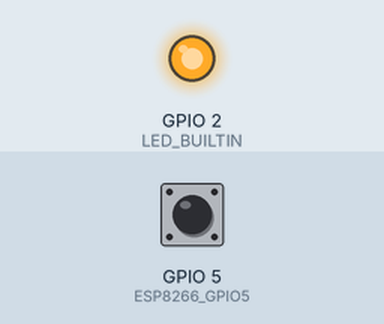
Simulated run of this sketch. Board: ESP8266 (NodeMCU). Shown: output pins drawn as LEDs (lit = HIGH, except the on-board LED, lit = LOW). The test bench sets the inputs (shaded band); at power-on: GPIO 5 (ESP8266_GPIO5) HIGH. WiFi joins after 1.5 s; servers stay silent unless stated; network time is answered at once with the bench clock; uploads are accepted with an empty reply; the local clock reads 2024-03-15 10:24:30 at power-on unless the sketch sets it; EEPROM starts erased; what the sketch prints to the serial monitor is not drawn.

Above: at 3.3 s.
Timing chart, 0 to 8.3 s (numbered marks = the images above):
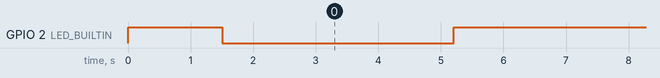

Measured:
- by itself, GPIO 2 (LED_BUILTIN): repeats every 5.2 s: HIGH 5.0 s, LOW 0.20 s

The sketch:

Relay_server.ino
```cpp
#include "_config.h"
#include "calibration.h"

#include "SSD1306Wire.h"
#include <ESP8266WiFi.h>
#include <ESP8266HTTPClient.h>
#include <WiFiClient.h>
#include <ESP8266WebServer.h>
#include <ESP8266mDNS.h>
#include <ESP8266HTTPUpdateServer.h>
#include <NTPClient.h>
#include <WiFiUdp.h>
#include <Wire.h>
#include <EEPROM.h>
#include <string>
#define ESP8266_GPIO4    4 // Relay control.
#define ESP8266_GPIO5    5 // Optocoupler input.

WiFiClient wifiClient;
WiFiUDP ntpUDP;
NTPClient timeClient(ntpUDP, "pool.ntp.org", utcOffsetInSeconds);

ESP8266WebServer httpServer(80);
ESP8266HTTPUpdateServer httpUpdater;

int counter = 0;
int addr = 0;
volatile int inputState = 0;    // Input pin state.
volatile int relayState = 0;    // Relay state
volatile int relayDelayTime = relayDelayInterval;    // Relay state

String wifiMacString;
String wifiIPString;
String timeString = "00:00:00";


void handleRoot() {
  char page[800];
  int sec = millis() / 1000;
  int min = sec / 60;
  int hr = min / 60;
  snprintf(page, 800,
           "<html>\
              <head>\
                <meta http-equiv='refresh' content='5'/>\
                <title>Environment Hub</title>\
                <style>\
                  body { background-color: #cccccc; font-family: Arial, Helvetica, Sans-Serif; Color: #000088; }\
                </style>\
              </head>\
              <body>\
                <p>Time: %s</p>\
                <p>Uptime: %02d:%02d:%02d</p>\
                <p>Input State: %d</p>\
                <p>Relay Delay Time: %d seconds</p>\
              </body>\
            </html>", timeString, hr, min % 60, sec % 60, inputState, relayDelayTime /1000
          );
  httpServer.send(200, "text/html", page);
}
const String postForms = "<html>\
  <head>\
    <title>ESP8266 Web Server POST handling</title>\
    <style>\
      body { background-color: #cccccc; font-family: Arial, Helvetica, Sans-Serif; Color: #000088; }\
    </style>\
  </head>\
  <body>\
    <h1>Refresh Frequency</h1><br>\
    <form method=\"post\" enctype=\"application/x-www-form-urlencoded\" action=\"/postform/\">\
      <input type=\"text\" name=\"frequency\" value=\""+ String(relayDelayTime / 1000) + "\"><br>\
      <input type=\"submit\" value=\"Submit\">\
    </form>\
  </body>\
</html>";
void handleShowForm() {
  digitalWrite(LED_BUILTIN, 1);
  httpServer.send(200, "text/html", postForms);
  digitalWrite(LED_BUILTIN, 0);
}
void handleForm() {
  if (httpServer.method() != HTTP_POST) {
    digitalWrite(LED_BUILTIN, 1);
    httpServer.send(405, "text/plain", "Method Not Allowed");
    digitalWrite(LED_BUILTIN, 0);
  } else {
    digitalWrite(LED_BUILTIN, 1);
    String message = "POST form was:\n";
    for (uint8_t i = 0; i < httpServer.args(); i++) {
      message += " " + httpServer.argName(i) + ": " + httpServer.arg(i) + "\n";
      if(httpServer.argName(i) == "frequency") {
        relayDelayTime = httpServer.arg(i).toInt() * 1000;
         Serial.println(relayDelayTime);
      }
    }
    httpServer.send(200, "text/plain", message);
    digitalWrite(LED_BUILTIN, 0);
  }
}

void handleNotFound() {
  digitalWrite(LED_BUILTIN, 1);
  String message = "File Not Found\n\n";
  message += "URI: ";
  message += httpServer.uri();
  message += "\nMethod: ";
  message += (httpServer.method() == HTTP_GET) ? "GET" : "POST";
  message += "\nArguments: ";
  message += httpServer.args();
  message += "\n";
  for (uint8_t i = 0; i < httpServer.args(); i++) {
    message += " " + httpServer.argName(i) + ": " + httpServer.arg(i) + "\n";
  }
  httpServer.send(404, "text/plain", message);
  digitalWrite(LED_BUILTIN, 0);
}

void setup()
{
    Serial.begin(115200);
      int a;
 int eeAddress = 0;
  EEPROM.begin(512);
  EEPROM.get(eeAddress, a);

  Serial.println(a);
    timeClient.begin();

    pinMode(LED_BUILTIN, OUTPUT);
    pinMode( ESP8266_GPIO5, INPUT_PULLUP ); // Input pin.
    WiFi.mode(WIFI_AP_STA);
    WiFi.begin(ssid, password);

    Serial.println("Connecting");
    while (WiFi.status() != WL_CONNECTED)
    {
        digitalWrite(LED_BUILTIN, HIGH);
        delay(500);
        digitalWrite(LED_BUILTIN, LOW);
        Serial.print(".");

    }
    Serial.println("");
    Serial.print("Connected to WiFi network with IP Address: ");
    Serial.println(WiFi.localIP());
    MDNS.begin(host);

  httpServer.on("/", handleRoot);
  httpServer.on("/postform/", handleForm);
  httpServer.on("/form/", handleShowForm);

  httpServer.onNotFound(handleNotFound);

  httpUpdater.setup(&httpServer, update_path, update_username, update_password);
  httpServer.begin();

  MDNS.addService("http", "tcp", 80);
  Serial.printf("HTTPUpdateServer ready! Open http://%s.local%s in your browser and login with username '%s' and password '%s'\n", host, update_path, update_username, update_password);
    wifiMacString = WiFi.macAddress();
    wifiIPString = WiFi.localIP().toString();

    httpServer.on("/", handleRoot);
}

void loop()
{
   Serial.println(inputState);
    if(digitalRead(ESP8266_GPIO5) == 0 ) {
      digitalWrite(ESP8266_GPIO4, 0);
      inputState = 1;
      rdi  = millis();
      }

     if (millis() > (relayDelayTime + rdi)) {
        digitalWrite(ESP8266_GPIO4, 1);
        inputState = 0;
        rdi  = millis();
    }

    httpServer.handleClient();
    MDNS.update();

    //Check WiFi connection status
    if (WiFi.status() == WL_CONNECTED)
    {
        if (millis() > (ntpInterval + ntpi)) {
          timeClient.update();
          timeString = timeClient.getFormattedTime();
          //Serial.println(timeClient.getFormattedTime());
          ntpi = millis();
        }

        HTTPClient http;

        // Your Domain name with URL path or IP address with path
        http.begin(wifiClient, serverName);

        // Specify content-type header
        http.addHeader("Content-Type", "application/x-www-form-urlencoded");

        String httpRequestData = "api_key=" + apiKeyValue;
        httpRequestData = httpRequestData + "&mac_address=" + String(wifiMacString) + "&ip_address=" + String(wifiIPString);

        if (millis() > (sendInterval + si)) {
          digitalWrite(LED_BUILTIN, LOW);
          // uncomment to see the post data in the monitor
          Serial.println(httpRequestData);

          // Send HTTP POST request
          int httpResponseCode = http.POST(httpRequestData);

          if (httpResponseCode > 0)
          {
              Serial.print("HTTP Response code: ");
              Serial.println(httpResponseCode);
          }
          else
          {
              Serial.print("Error code: ");
              Serial.println(httpResponseCode);
          }
          si = millis();
           digitalWrite(LED_BUILTIN, HIGH);
        }
        // Free resoclearurces
        http.end();
    }
    else
    {
        Serial.println("WiFi Disconnected");
    }
}
```

calibration.h
```cpp
/****
 *
 * Using this file to calibrate the senosors
 */

#ifndef _CALIBRATION_H
#define _CALIBRATION_H
  const int altitude = 60; // location altitude in meters
  float pressure_offset = 0.0;
  float temperature_offset = 0.0;
  int humidity_offset = 0;

#endif
```

_config.h
```cpp
#ifndef _CONFIG_H
#define _CONFIG_H
const int sendInterval = 5000;
unsigned long int si = 0;
const int ntpInterval = 1000;
unsigned long int ntpi = 0;
const int relayDelayInterval = 3000;
unsigned long int rdi = 0;

// Replace with your network credentials
const char *ssid = "BT-T6A2PN";
const char *password = "DKuAv9LaJtDda3";

const char* host = "esp8266-webupdate";
const char* update_path = "/ota";
const char* update_username = "admin";
const char* update_password = "admin";

// REPLACE with your Domain name and URL path or IP address with path
const char *serverName = "http://some-domain.co.uk";

// // API Key should we need it.
String apiKeyValue = "please-changeme-if-you-need-me";

String sensorName = "SI1702";
String sensorLocation = "Home";

String sensorId = "S1";

const long utcOffsetInSeconds = 3600;
char daysOfTheWeek[7][12] = {"Sunday", "Monday", "Tuesday", "Wednesday", "Thursday", "Friday", "Saturday"};


#endif
```
